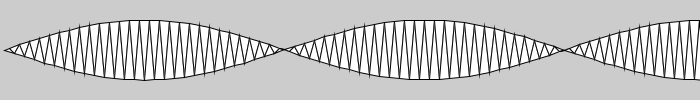
Frame 1 (no input)
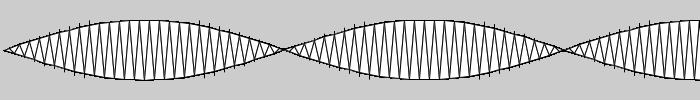
Frame 60 (the mouse pressed at the canvas centre just before this capture)
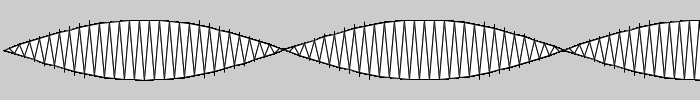
Frame 120 (the mouse held since frame 60 and released just before this capture)

The Processing sketch that drew these frames (run headless with seeded random() and noise(); from frame 60 on, the mouse is pressed at the canvas centre):

// Processing sketch: trig
// ── trig.pde
void setup () {
  size(700,100);
}

void draw (){
  float offset = 50.0;
  float scaleVal = 30.0;
  float angleInc = PI/56.0;
  float angle = 0.0;
  beginShape(TRIANGLE_STRIP);
  for(int x = 4; x <= width+5; x +=5){
    float y = sin(angle) * scaleVal;
    if ((x % 2) == 0){
      vertex(x, offset + y);
    } else {
      vertex(x, offset - y);
    }
    angle += angleInc;
  }
  endShape();
}
